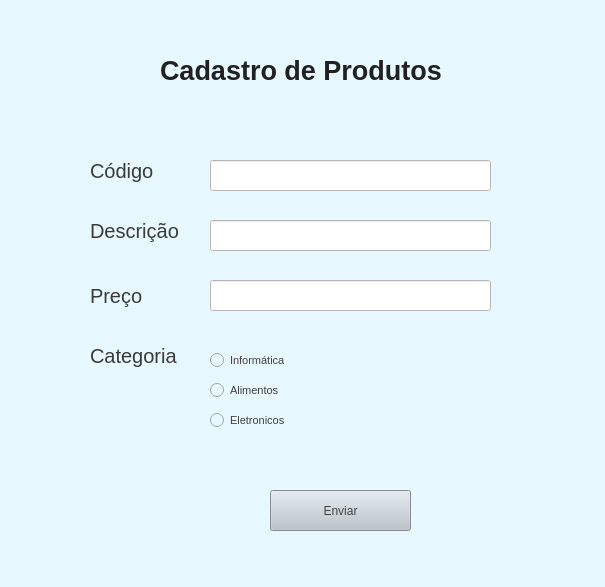
<?xml version="1.0" encoding="UTF-8"?>
<ui version="4.0">
 <class>MainWindow</class>
 <widget class="QMainWindow" name="MainWindow">
  <property name="geometry">
   <rect>
    <x>0</x>
    <y>0</y>
    <width>605</width>
    <height>587</height>
   </rect>
  </property>
  <property name="windowTitle">
   <string>MainWindow</string>
  </property>
  <property name="styleSheet">
   <string notr="true">color: rgb(224, 252, 255);
background-color: rgb(231, 248, 255);
color: rgb(225, 250, 255);</string>
  </property>
  <widget class="QWidget" name="centralwidget">
   <widget class="QLabel" name="label">
    <property name="geometry">
     <rect>
      <x>160</x>
      <y>30</y>
      <width>301</width>
      <height>81</height>
     </rect>
    </property>
    <property name="font">
     <font>
      <pointsize>20</pointsize>
      <weight>75</weight>
      <bold>true</bold>
     </font>
    </property>
    <property name="styleSheet">
     <string notr="true">color: rgb(189, 243, 255);
color: rgb(33, 33, 33);</string>
    </property>
    <property name="text">
     <string>Cadastro de Produtos</string>
    </property>
   </widget>
   <widget class="QLabel" name="label_2">
    <property name="geometry">
     <rect>
      <x>90</x>
      <y>150</y>
      <width>81</width>
      <height>41</height>
     </rect>
    </property>
    <property name="font">
     <font>
      <pointsize>15</pointsize>
     </font>
    </property>
    <property name="styleSheet">
     <string notr="true">color: rgb(58, 58, 58);</string>
    </property>
    <property name="text">
     <string>Código</string>
    </property>
   </widget>
   <widget class="QLabel" name="label_3">
    <property name="geometry">
     <rect>
      <x>90</x>
      <y>210</y>
      <width>91</width>
      <height>41</height>
     </rect>
    </property>
    <property name="font">
     <font>
      <pointsize>15</pointsize>
     </font>
    </property>
    <property name="styleSheet">
     <string notr="true">color: rgb(58, 58, 58);</string>
    </property>
    <property name="text">
     <string>Descrição</string>
    </property>
   </widget>
   <widget class="QLabel" name="label_4">
    <property name="geometry">
     <rect>
      <x>90</x>
      <y>280</y>
      <width>81</width>
      <height>31</height>
     </rect>
    </property>
    <property name="font">
     <font>
      <pointsize>15</pointsize>
     </font>
    </property>
    <property name="styleSheet">
     <string notr="true">color: rgb(58, 58, 58);</string>
    </property>
    <property name="text">
     <string>Preço</string>
    </property>
   </widget>
   <widget class="QLineEdit" name="lineEdit">
    <property name="geometry">
     <rect>
      <x>210</x>
      <y>160</y>
      <width>281</width>
      <height>31</height>
     </rect>
    </property>
    <property name="styleSheet">
     <string notr="true">background-color: rgb(255, 255, 255);
color: rgb(83, 83, 83);</string>
    </property>
   </widget>
   <widget class="QLineEdit" name="lineEdit_2">
    <property name="geometry">
     <rect>
      <x>210</x>
      <y>220</y>
      <width>281</width>
      <height>31</height>
     </rect>
    </property>
    <property name="styleSheet">
     <string notr="true">background-color: rgb(255, 255, 255);
background-color: rgb(255, 255, 255);
color: rgb(83, 83, 83);</string>
    </property>
   </widget>
   <widget class="QLineEdit" name="lineEdit_3">
    <property name="geometry">
     <rect>
      <x>210</x>
      <y>280</y>
      <width>281</width>
      <height>31</height>
     </rect>
    </property>
    <property name="styleSheet">
     <string notr="true">background-color: rgb(255, 255, 255);
color: rgb(83, 83, 83);</string>
    </property>
   </widget>
   <widget class="QRadioButton" name="radioButton">
    <property name="geometry">
     <rect>
      <x>210</x>
      <y>350</y>
      <width>150</width>
      <height>21</height>
     </rect>
    </property>
    <property name="font">
     <font>
      <family>MS Shell Dlg 2</family>
      <pointsize>8</pointsize>
      <weight>50</weight>
      <italic>false</italic>
      <bold>false</bold>
     </font>
    </property>
    <property name="styleSheet">
     <string notr="true">font: 8pt &quot;MS Shell Dlg 2&quot;;
color: rgb(65, 65, 65);</string>
    </property>
    <property name="text">
     <string>Informática</string>
    </property>
   </widget>
   <widget class="QRadioButton" name="radioButton_2">
    <property name="geometry">
     <rect>
      <x>210</x>
      <y>380</y>
      <width>150</width>
      <height>21</height>
     </rect>
    </property>
    <property name="font">
     <font>
      <family>MS Shell Dlg 2</family>
      <pointsize>8</pointsize>
      <weight>50</weight>
      <italic>false</italic>
      <bold>false</bold>
     </font>
    </property>
    <property name="styleSheet">
     <string notr="true">font: 8pt &quot;MS Shell Dlg 2&quot;;
color: rgb(65, 65, 65);</string>
    </property>
    <property name="text">
     <string>Alimentos</string>
    </property>
   </widget>
   <widget class="QRadioButton" name="radioButton_3">
    <property name="geometry">
     <rect>
      <x>210</x>
      <y>410</y>
      <width>150</width>
      <height>21</height>
     </rect>
    </property>
    <property name="font">
     <font>
      <family>MS Shell Dlg 2</family>
      <pointsize>8</pointsize>
      <weight>50</weight>
      <italic>false</italic>
      <bold>false</bold>
     </font>
    </property>
    <property name="styleSheet">
     <string notr="true">font: 8pt &quot;MS Shell Dlg 2&quot;;
color: rgb(65, 65, 65);</string>
    </property>
    <property name="text">
     <string>Eletronicos</string>
    </property>
   </widget>
   <widget class="QLabel" name="label_5">
    <property name="geometry">
     <rect>
      <x>90</x>
      <y>340</y>
      <width>101</width>
      <height>31</height>
     </rect>
    </property>
    <property name="font">
     <font>
      <pointsize>15</pointsize>
     </font>
    </property>
    <property name="styleSheet">
     <string notr="true">color: rgb(58, 58, 58);</string>
    </property>
    <property name="text">
     <string>Categoria</string>
    </property>
   </widget>
   <widget class="QPushButton" name="pushButton">
    <property name="geometry">
     <rect>
      <x>270</x>
      <y>490</y>
      <width>141</width>
      <height>41</height>
     </rect>
    </property>
    <property name="styleSheet">
     <string notr="true">background-color: rgb(186, 195, 202);
color: rgb(66, 66, 66);</string>
    </property>
    <property name="text">
     <string>Enviar</string>
    </property>
   </widget>
  </widget>
  <widget class="QMenuBar" name="menubar">
   <property name="geometry">
    <rect>
     <x>0</x>
     <y>0</y>
     <width>605</width>
     <height>21</height>
    </rect>
   </property>
  </widget>
  <widget class="QStatusBar" name="statusbar"/>
 </widget>
 <resources/>
 <connections/>
</ui>
